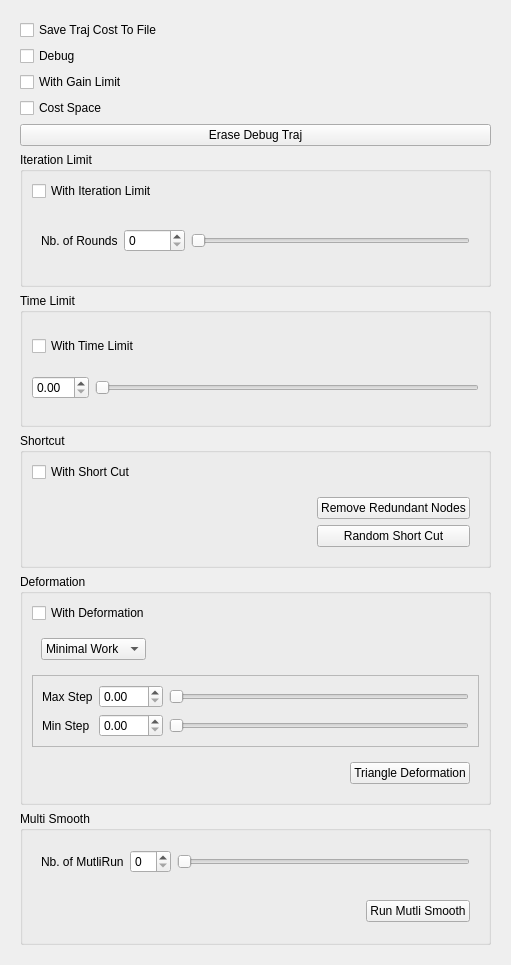
         <widget class="QWidget" name="PostProcessingScrollAreaLayout">
          <property name="geometry">
           <rect>
            <x>0</x>
            <y>0</y>
            <width>511</width>
            <height>965</height>
           </rect>
          </property>
          <layout class="QVBoxLayout" name="verticalLayout_37">
           <item>
            <widget class="QFrame" name="PostProcessingLayout">
             <layout class="QVBoxLayout" name="verticalLayout_26">
              <item>
               <widget class="QCheckBox" name="checkBoxSaveTrajCost">
                <property name="text">
                 <string>Save Traj Cost To File</string>
                </property>
               </widget>
              </item>
              <item>
               <widget class="QCheckBox" name="checkBoxDebug2">
                <property name="text">
                 <string>Debug</string>
                </property>
               </widget>
              </item>
              <item>
               <widget class="QCheckBox" name="checkBoxWithGainLimit">
                <property name="text">
                 <string>With Gain Limit</string>
                </property>
               </widget>
              </item>
              <item>
               <widget class="QCheckBox" name="checkBoxCostSpace2">
                <property name="text">
                 <string>Cost Space</string>
                </property>
               </widget>
              </item>
              <item>
               <widget class="QPushButton" name="pushButtonEraseDebugTraj">
                <property name="text">
                 <string>Erase Debug Traj</string>
                </property>
               </widget>
              </item>
              <item>
               <widget class="QGroupBox" name="groupBox_5">
                <property name="title">
                 <string>Iteration Limit</string>
                </property>
                <layout class="QVBoxLayout" name="verticalLayout_5">
                 <item>
                  <widget class="QCheckBox" name="checkBoxWithIterLimit">
                   <property name="text">
                    <string>With Iteration Limit</string>
                   </property>
                  </widget>
                 </item>
                 <item>
                  <widget class="QWidget" name="widget_6" native="true">
                   <layout class="QHBoxLayout" name="horizontalLayout_7">
                    <item>
                     <widget class="QLabel" name="label_12">
                      <property name="text">
                       <string>Nb. of Rounds</string>
                      </property>
                     </widget>
                    </item>
                    <item>
                     <widget class="QDoubleSpinBox" name="doubleSpinBoxNbRounds">
                      <property name="decimals">
                       <number>0</number>
                      </property>
                      <property name="maximum">
                       <double>10000.000000000000000</double>
                      </property>
                     </widget>
                    </item>
                    <item>
                     <widget class="QSlider" name="horizontalSliderNbRounds_2">
                      <property name="maximum">
                       <number>10000</number>
                      </property>
                      <property name="orientation">
                       <enum>Qt::Horizontal</enum>
                      </property>
                     </widget>
                    </item>
                   </layout>
                  </widget>
                 </item>
                </layout>
               </widget>
              </item>
              <item>
               <widget class="QGroupBox" name="groupBoxTimeLimit">
                <property name="title">
                 <string>Time Limit</string>
                </property>
                <layout class="QGridLayout" name="gridLayout_3">
                 <item row="0" column="0" colspan="2">
                  <widget class="QCheckBox" name="checkBoxWithTimeLimit">
                   <property name="text">
                    <string>With Time Limit</string>
                   </property>
                  </widget>
                 </item>
                 <item row="1" column="0">
                  <widget class="QDoubleSpinBox" name="doubleSpinBoxTimeLimit">
                   <property name="maximum">
                    <double>60.000000000000000</double>
                   </property>
                  </widget>
                 </item>
                 <item row="1" column="1">
                  <widget class="QSlider" name="horizontalSliderTimeLimit">
                   <property name="orientation">
                    <enum>Qt::Horizontal</enum>
                   </property>
                  </widget>
                 </item>
                </layout>
               </widget>
              </item>
              <item>
               <widget class="QGroupBox" name="groupBoxShortCut">
                <property name="title">
                 <string>Shortcut</string>
                </property>
                <layout class="QGridLayout" name="gridLayout_16">
                 <item row="0" column="1">
                  <widget class="QCheckBox" name="checkBoxWithShortCut">
                   <property name="text">
                    <string>With Short Cut</string>
                   </property>
                  </widget>
                 </item>
                 <item row="3" column="1">
                  <widget class="QWidget" name="ShortcutButtons" native="true">
                   <layout class="QGridLayout" name="gridLayout_44">
                    <item row="1" column="1">
                     <widget class="QPushButton" name="pushButtonRemoveRedundantNodes">
                      <property name="text">
                       <string>Remove Redundant Nodes</string>
                      </property>
                     </widget>
                    </item>
                    <item row="2" column="1">
                     <widget class="QPushButton" name="pushButtonRandomShortCut">
                      <property name="text">
                       <string>Random Short Cut</string>
                      </property>
                     </widget>
                    </item>
                    <item row="1" column="0">
                     <spacer name="horizontalSpacer_25">
                      <property name="orientation">
                       <enum>Qt::Horizontal</enum>
                      </property>
                      <property name="sizeHint" stdset="0">
                       <size>
                        <width>40</width>
                        <height>20</height>
                       </size>
                      </property>
                     </spacer>
                    </item>
                   </layout>
                  </widget>
                 </item>
                </layout>
               </widget>
              </item>
              <item>
               <widget class="QGroupBox" name="DeformationBox">
                <property name="title">
                 <string>Deformation</string>
                </property>
                <layout class="QGridLayout" name="gridLayout_27">
                 <item row="3" column="0">
                  <widget class="QFrame" name="DeformationSteps">
                   <property name="frameShape">
                    <enum>QFrame::StyledPanel</enum>
                   </property>
                   <property name="frameShadow">
                    <enum>QFrame::Raised</enum>
                   </property>
                   <layout class="QGridLayout" name="gridLayout_29">
                    <item row="0" column="1">
                     <widget class="QDoubleSpinBox" name="doubleSpinBoxMaxDeformStep">
                      <property name="maximum">
                       <double>500.000000000000000</double>
                      </property>
                     </widget>
                    </item>
                    <item row="0" column="0">
                     <widget class="QLabel" name="labelMaxStep">
                      <property name="text">
                       <string>Max Step</string>
                      </property>
                     </widget>
                    </item>
                    <item row="0" column="3">
                     <widget class="QSlider" name="horizontalSliderMaxDeformStep">
                      <property name="maximum">
                       <number>10000</number>
                      </property>
                      <property name="orientation">
                       <enum>Qt::Horizontal</enum>
                      </property>
                     </widget>
                    </item>
                    <item row="1" column="0">
                     <widget class="QLabel" name="labelMinStep">
                      <property name="text">
                       <string>Min Step</string>
                      </property>
                     </widget>
                    </item>
                    <item row="1" column="1">
                     <widget class="QDoubleSpinBox" name="doubleSpinBoxMinDeformStep">
                      <property name="maximum">
                       <double>500.000000000000000</double>
                      </property>
                     </widget>
                    </item>
                    <item row="1" column="3">
                     <widget class="QSlider" name="horizontalSliderMinDeformStep">
                      <property name="maximum">
                       <number>10000</number>
                      </property>
                      <property name="orientation">
                       <enum>Qt::Horizontal</enum>
                      </property>
                     </widget>
                    </item>
                   </layout>
                  </widget>
                 </item>
                 <item row="2" column="0">
                  <widget class="QWidget" name="widget_19" native="true">
                   <layout class="QHBoxLayout" name="horizontalLayout_19">
                    <item>
                     <widget class="QComboBox" name="comboBoxTrajCostExtimation">
                      <item>
                       <property name="text">
                        <string>Minimal Work</string>
                       </property>
                      </item>
                      <item>
                       <property name="text">
                        <string>Integral</string>
                       </property>
                      </item>
                     </widget>
                    </item>
                    <item>
                     <spacer name="horizontalSpacer_26">
                      <property name="orientation">
                       <enum>Qt::Horizontal</enum>
                      </property>
                      <property name="sizeHint" stdset="0">
                       <size>
                        <width>40</width>
                        <height>20</height>
                       </size>
                      </property>
                     </spacer>
                    </item>
                   </layout>
                  </widget>
                 </item>
                 <item row="4" column="0">
                  <widget class="QWidget" name="StartDeformation" native="true">
                   <layout class="QGridLayout" name="gridLayout_38">
                    <item row="0" column="1">
                     <spacer name="horizontalSpacer_27">
                      <property name="orientation">
                       <enum>Qt::Horizontal</enum>
                      </property>
                      <property name="sizeHint" stdset="0">
                       <size>
                        <width>40</width>
                        <height>20</height>
                       </size>
                      </property>
                     </spacer>
                    </item>
                    <item row="0" column="2">
                     <widget class="QPushButton" name="pushButtonTriangleDeformation">
                      <property name="text">
                       <string>Triangle Deformation</string>
                      </property>
                     </widget>
                    </item>
                   </layout>
                  </widget>
                 </item>
                 <item row="1" column="0">
                  <widget class="QCheckBox" name="checkBoxWithDeform">
                   <property name="text">
                    <string>With Deformation</string>
                   </property>
                  </widget>
                 </item>
                </layout>
               </widget>
              </item>
              <item>
               <widget class="QGroupBox" name="multiSmoothGroupBox">
                <property name="title">
                 <string>Multi Smooth</string>
                </property>
                <layout class="QVBoxLayout" name="verticalLayout_32">
                 <item>
                  <widget class="QWidget" name="widget_17" native="true">
                   <layout class="QGridLayout" name="gridLayout_40">
                    <item row="0" column="0">
                     <widget class="QLabel" name="label_28">
                      <property name="text">
                       <string>Nb. of MutliRun</string>
                      </property>
                     </widget>
                    </item>
                    <item row="0" column="1">
                     <widget class="QDoubleSpinBox" name="doubleSpinBoxNbMultiSmooth">
                      <property name="decimals">
                       <number>0</number>
                      </property>
                      <property name="maximum">
                       <double>50.000000000000000</double>
                      </property>
                     </widget>
                    </item>
                    <item row="0" column="2">
                     <widget class="QSlider" name="horizontalSliderNbMultiSmooth">
                      <property name="orientation">
                       <enum>Qt::Horizontal</enum>
                      </property>
                     </widget>
                    </item>
                   </layout>
                  </widget>
                 </item>
                 <item>
                  <widget class="QWidget" name="widget_18" native="true">
                   <layout class="QGridLayout" name="gridLayout_39">
                    <item row="0" column="0">
                     <spacer name="horizontalSpacer_22">
                      <property name="orientation">
                       <enum>Qt::Horizontal</enum>
                      </property>
                      <property name="sizeHint" stdset="0">
                       <size>
                        <width>40</width>
                        <height>20</height>
                       </size>
                      </property>
                     </spacer>
                    </item>
                    <item row="0" column="1">
                     <widget class="QPushButton" name="pushButtonRunMultiSmooth">
                      <property name="text">
                       <string>Run Mutli Smooth</string>
                      </property>
                     </widget>
                    </item>
                   </layout>
                  </widget>
                 </item>
                </layout>
               </widget>
              </item>
             </layout>
            </widget>
           </item>
          </layout>
         </widget>
